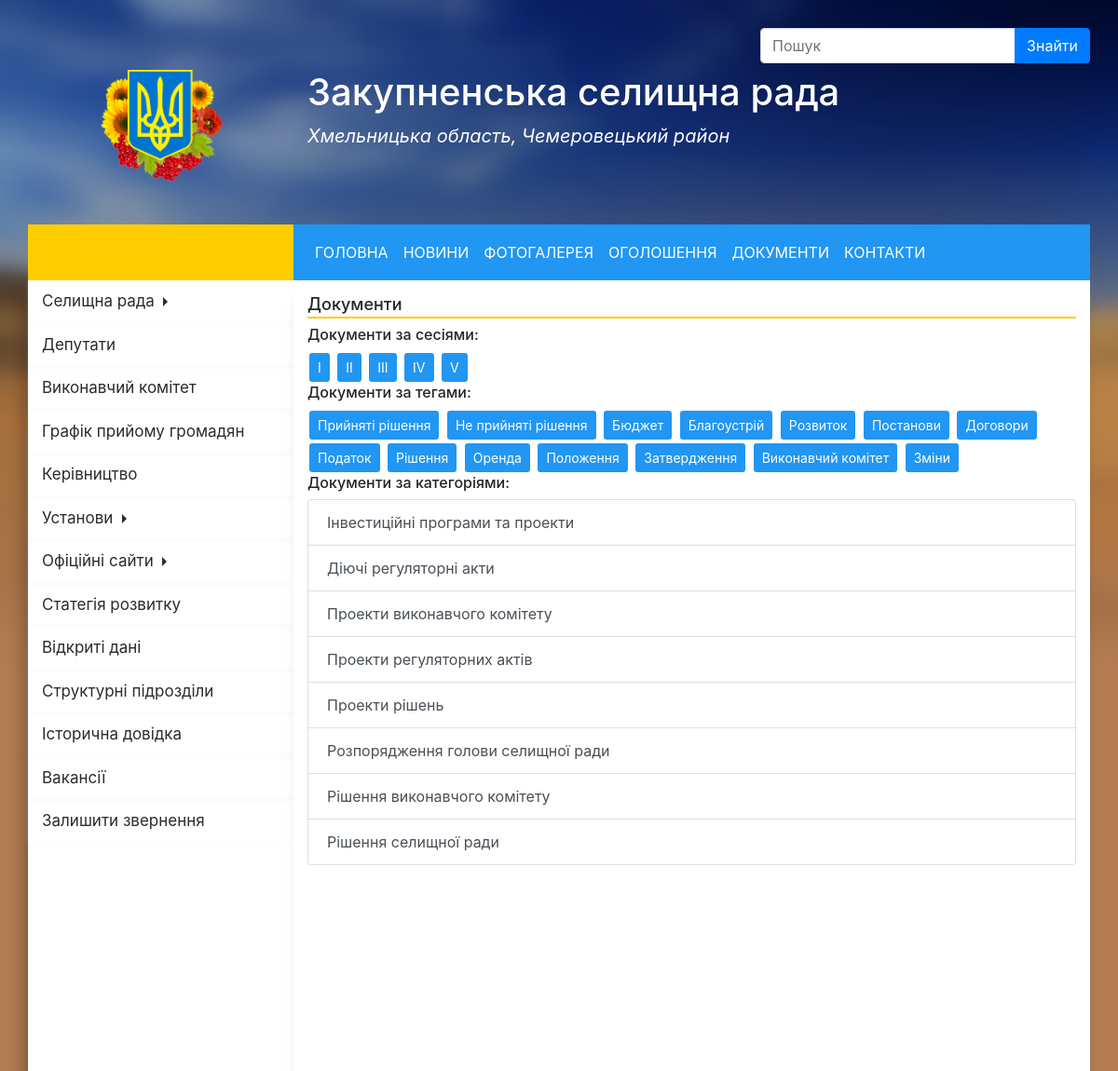
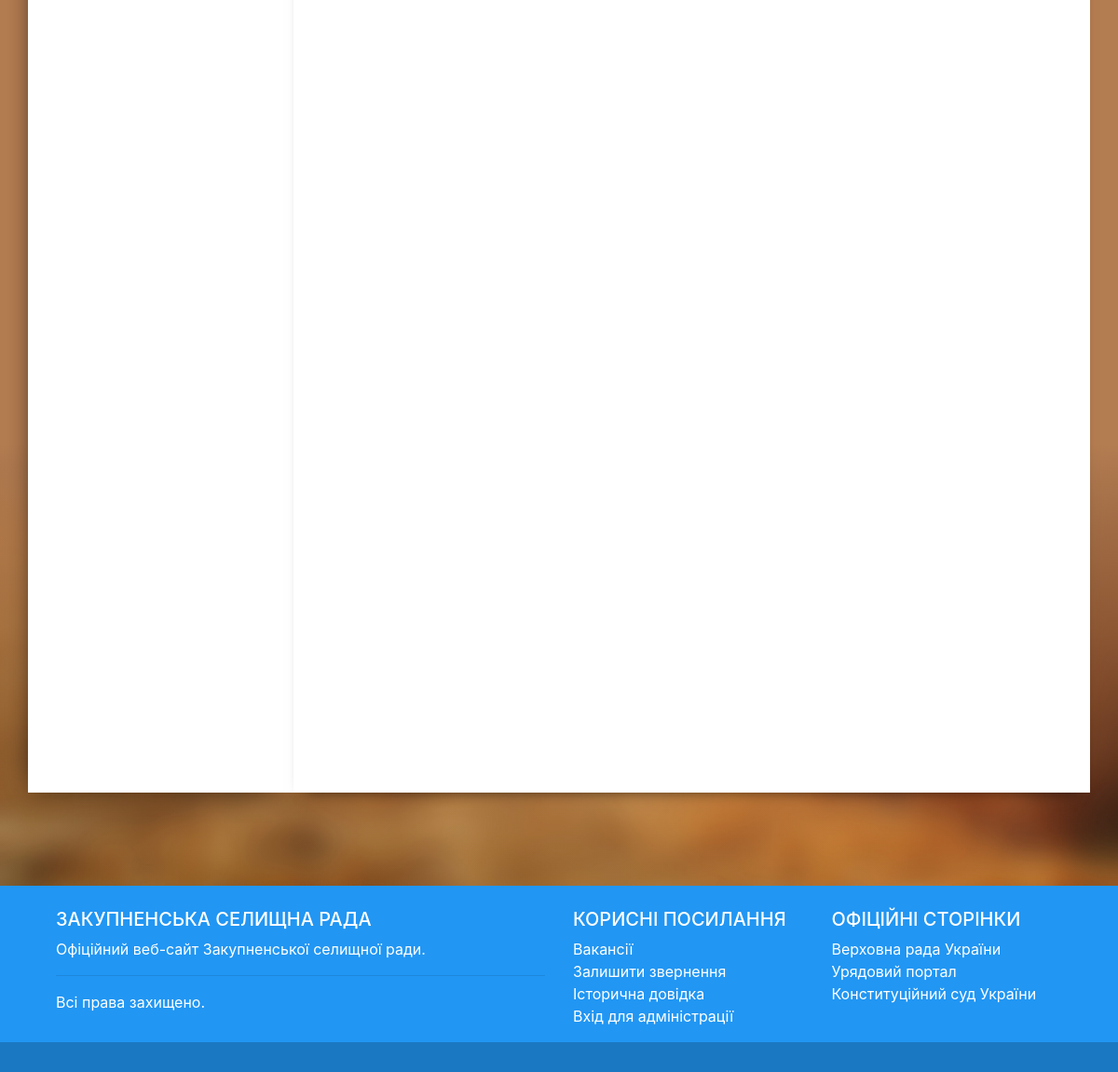
/documents/, run on the app's committed database (2 pictures, top to bottom).
### zakupne_rada/apps/documents/models.py (models this page shows, shortened)
class Sessions(models.Model):
    number = models.CharField('Номер сесії', max_length = 30)
    objects = models.Manager()
    class Meta:
        verbose_name = 'Сесія'
        verbose_name_plural = 'Сесії'

class Tags(models.Model):
    tag = models.CharField(max_length=100)
    objects = models.Manager()
    class Meta:
        verbose_name = 'Тег'
        verbose_name_plural = 'Теги'

class Categories(models.Model):
    category_name = models.CharField('Назва категорії', max_length = 500)
    objects = models.Manager()
    class Meta:
        verbose_name = 'Категорія'
        verbose_name_plural = 'Категорії'

### zakupne_rada/apps/documents/views.py (the view)
# urls.py: path('', views.index, name = 'index'),
def index(request):
    documents_sessions = Sessions.objects.all()
    documents_tags = Tags.objects.all()
    documents_categories = Categories.objects.order_by('category_name')
    data = {'documents_categories': documents_categories, 'documents_tags': documents_tags, 'documents_sessions': documents_sessions}
    return render(request, 'documents/documents_list.html', data)

### zakupne_rada/templates/documents/documents_list.html (shortened to what this page needs)
{% extends 'base.html' %}
{% load static %}
{% block page_caption %} Документи {% endblock %}
{% block content %}
<link rel="stylesheet" href="{% static 'css/documents.css' %}">
{% if documents_sessions %}
<h4 class="page_caption" style="font-size: 16px;">Документи за сесіями:</h4>
    {% for session in documents_sessions %}
    <a class="btn  btn-sm" style="background-color: #2196f3; color: #fff; margin: 2px;" href="{% url 'documents:documents_detail_list' session.number %}" role="button">{{ session.number }}</a>
    {% endfor %}
{% endif %}
{% if documents_tags %}
<h4 class="page_caption" style="font-size: 16px;">Документи за тегами:</h4>
    {% for tag in documents_tags %}
    <a class="btn  btn-sm" style="background-color: #2196f3; color: #fff; margin: 2px;" href="{% url 'documents:documents_detail_list' tag.tag %}" role="button">{{ tag.tag }}</a>
    {% endfor %}
{% endif %}
<h4 class="page_caption" style="font-size: 16px;">Документи за категоріями:</h4>
{% if documents_categories %}
<div class="list-group">
    {% for category in documents_categories %}
        <a class="list-group-item list-group-item-action" href="{% url 'documents:documents_detail_list' category.category_name %}">{{category.category_name}}</a>
{% endfor %}
</div>
    {% else %}
        Not found
    {% endif %}
{% endblock %}

### zakupne_rada/static/css/base.css (style rules this page uses)
body { background-color: #b47c51; }

### data on the page
Sessions: number "I"
Sessions: number "II"
Sessions: number "III"
Sessions: number "IV"
Sessions: number "V"
Tags: tag "Прийняті рішення"
Tags: tag "Не прийняті рішення"
Tags: tag "Бюджет"
Tags: tag "Благоустрій"
Tags: tag "Розвиток"
Tags: tag "Постанови"
Tags: tag "Договори"
Tags: tag "Податок"
Tags: tag "Рішення"
Tags: tag "Оренда"
Tags: tag "Положення"
Tags: tag "Затвердження"
Tags: tag "Виконавчий комітет"
Tags: tag "Зміни"
Categories: category_name "Інвестиційні програми та проекти"
Categories: category_name "Діючі регуляторні акти"
Categories: category_name "Проекти виконавчого комітету"
Categories: category_name "Проекти регуляторних актів"
Categories: category_name "Проекти рішень"
Categories: category_name "Розпорядження голови селищної ради"
Categories: category_name "Рішення виконавчого комітету"
Categories: category_name "Рішення селищної ради"
